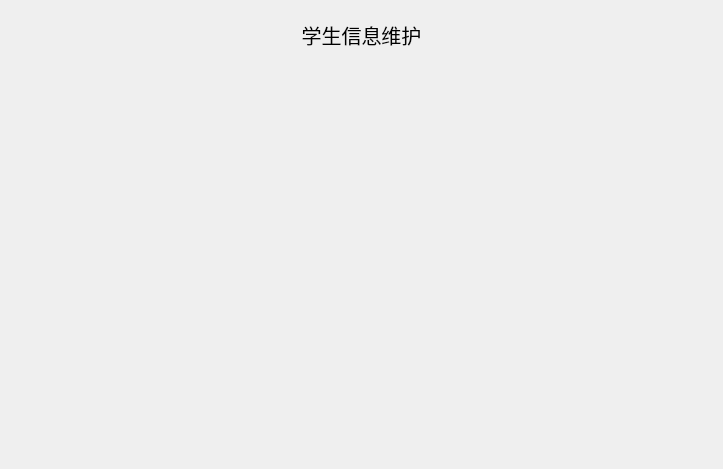
<?xml version="1.0" encoding="UTF-8"?>
<ui version="4.0">
 <class>A_StuInfo</class>
 <widget class="QWidget" name="A_StuInfo">
  <property name="geometry">
   <rect>
    <x>0</x>
    <y>0</y>
    <width>723</width>
    <height>469</height>
   </rect>
  </property>
  <property name="windowTitle">
   <string>Form</string>
  </property>
  <layout class="QVBoxLayout" name="verticalLayout_2">
   <item>
    <widget class="QWidget" name="widget" native="true">
     <property name="sizePolicy">
      <sizepolicy hsizetype="Preferred" vsizetype="Fixed">
       <horstretch>0</horstretch>
       <verstretch>0</verstretch>
      </sizepolicy>
     </property>
     <layout class="QVBoxLayout" name="verticalLayout">
      <item>
       <widget class="QLabel" name="title">
        <property name="font">
         <font>
          <family>中国式手写风</family>
          <pointsize>15</pointsize>
         </font>
        </property>
        <property name="text">
         <string>学生信息维护</string>
        </property>
        <property name="alignment">
         <set>Qt::AlignCenter</set>
        </property>
       </widget>
      </item>
     </layout>
    </widget>
   </item>
   <item>
    <widget class="QWidget" name="widget_2" native="true"/>
   </item>
  </layout>
 </widget>
 <resources/>
 <connections/>
</ui>
